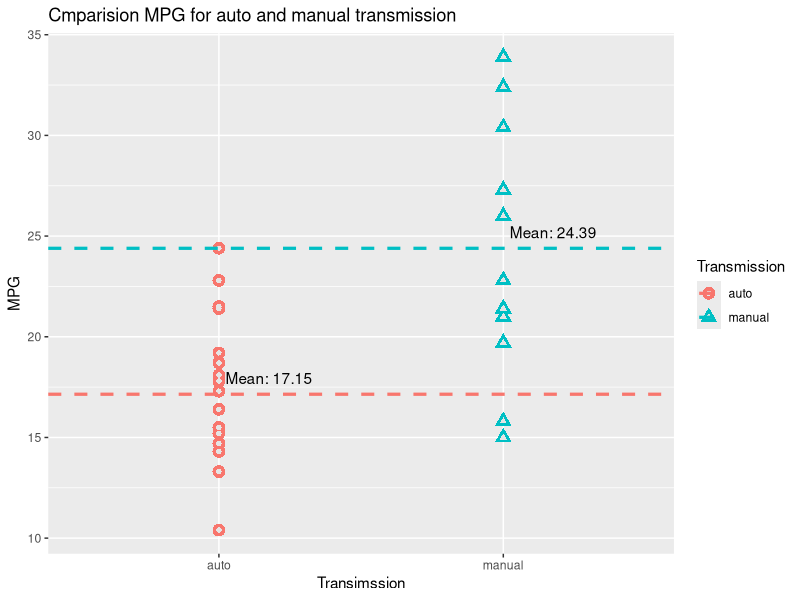
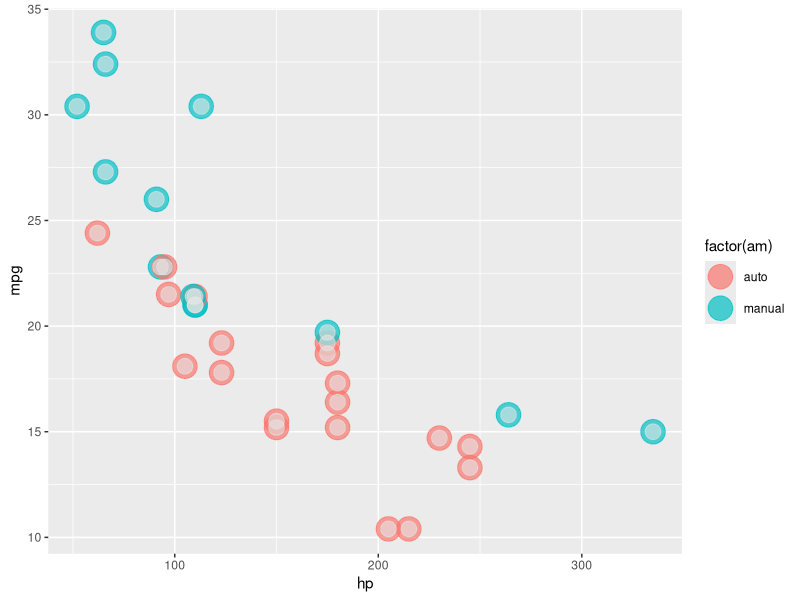
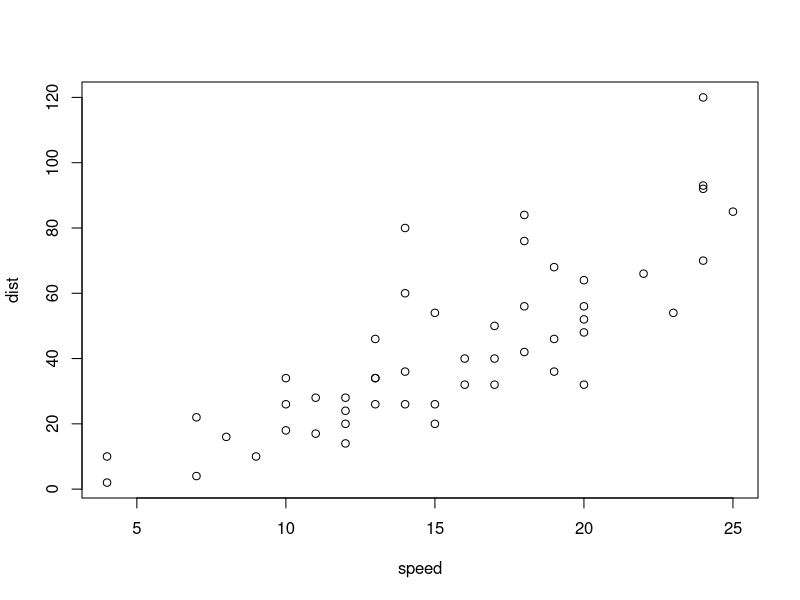

Write the R code that produced these figures, in order.
## ---- chunk 1
data(mtcars) #load data
library(ggplot2)

mtcars$am<-factor(mtcars$am) # convert mtcars$am to factor
levels(mtcars$am)<-factor(c("auto","manual")) # rename factor levels

auto_tr<-mtcars[mtcars$am=="auto",]# select cars with auto transmission
manual_tr<-mtcars[mtcars$am=="manual",]# select cars with auto transmission

#compute mean mpg value for car with auto trasmission
mean_mpg_auto<-mean(auto_tr$mpg) 
#compute mean mpg value for car with manual trasmission
mean_mpg_manual<-mean(manual_tr$mpg) 

#draw plot of MPG vs Transmission
ggplot(mtcars,aes(x=am,y=mpg,shape=am))+
        geom_point(aes(colour=am),size=4)+
        geom_point(colour="grey90", size = 1.5)+
        geom_hline(aes(yintercept=mean_mpg_auto,color="auto"),size=1.1,linetype=2)+
        geom_hline(aes(yintercept=mean_mpg_manual,color="manual"),size=1.1,linetype=2)+
        labs(title="Cmparision MPG for auto and manual transmission", 
             x="Transimssion",y="MPG")+
        annotate("text",label=paste(paste(rep(" ",24),collapse = ""),
                                    paste("Mean:",format(mean_mpg_auto,digits=4))),
                                    y=mean_mpg_auto+0.8,x="auto")+
        annotate("text",label=paste(paste(rep(" ",24),collapse = ""),
                                    paste("Mean:",format(mean_mpg_manual,digits=4))),
                                    y=mean_mpg_manual+0.8,x="manual")+
        scale_color_discrete("Transmission")+scale_shape_discrete("Transmission")
## ---- chunk 2
t.test(auto_tr$mpg,manual_tr$mpg,alternative="less")
## ---- chunk 3

ggplot(mtcars,aes(y=mpg,x=hp))+
        geom_point(aes(colour=factor(am)),size=8,alpha=0.7)+
        geom_point(colour="grey90",size=5,alpha=0.6)

## ---- chunk 4
plot(cars)
